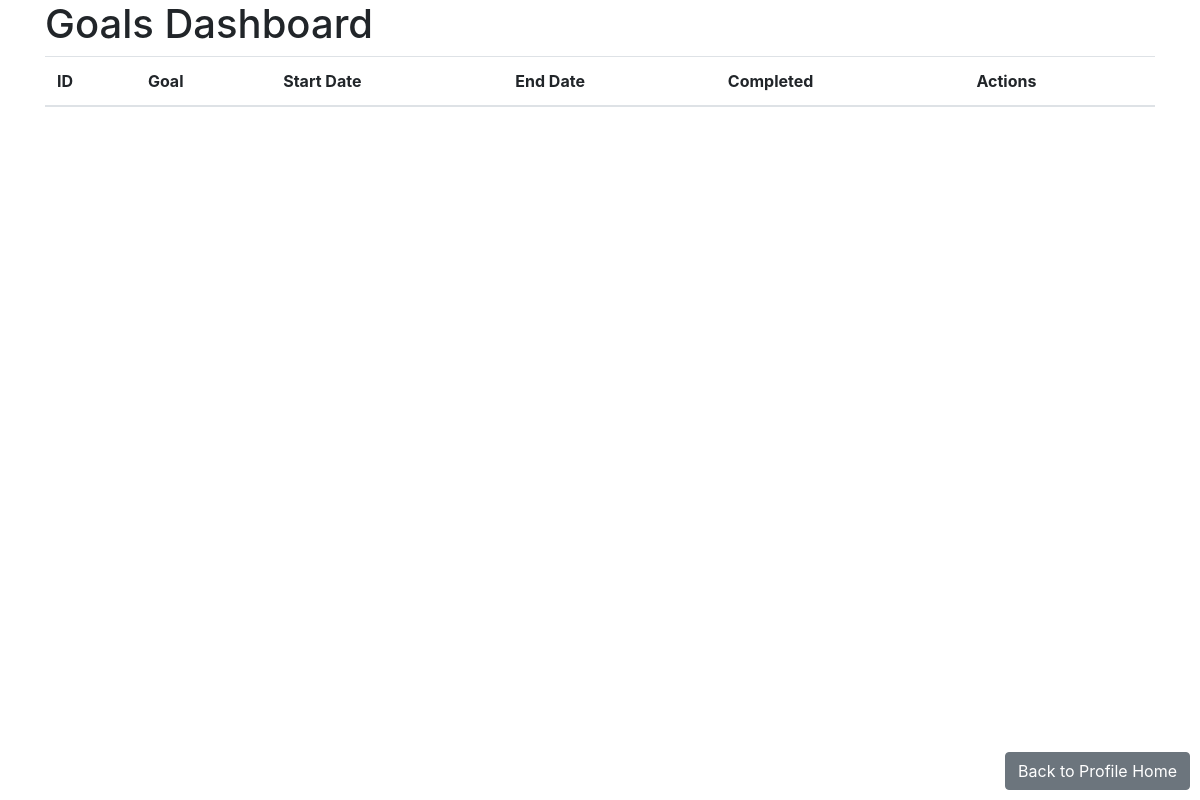
Page /goals/ (signed in) on the earlier database version.
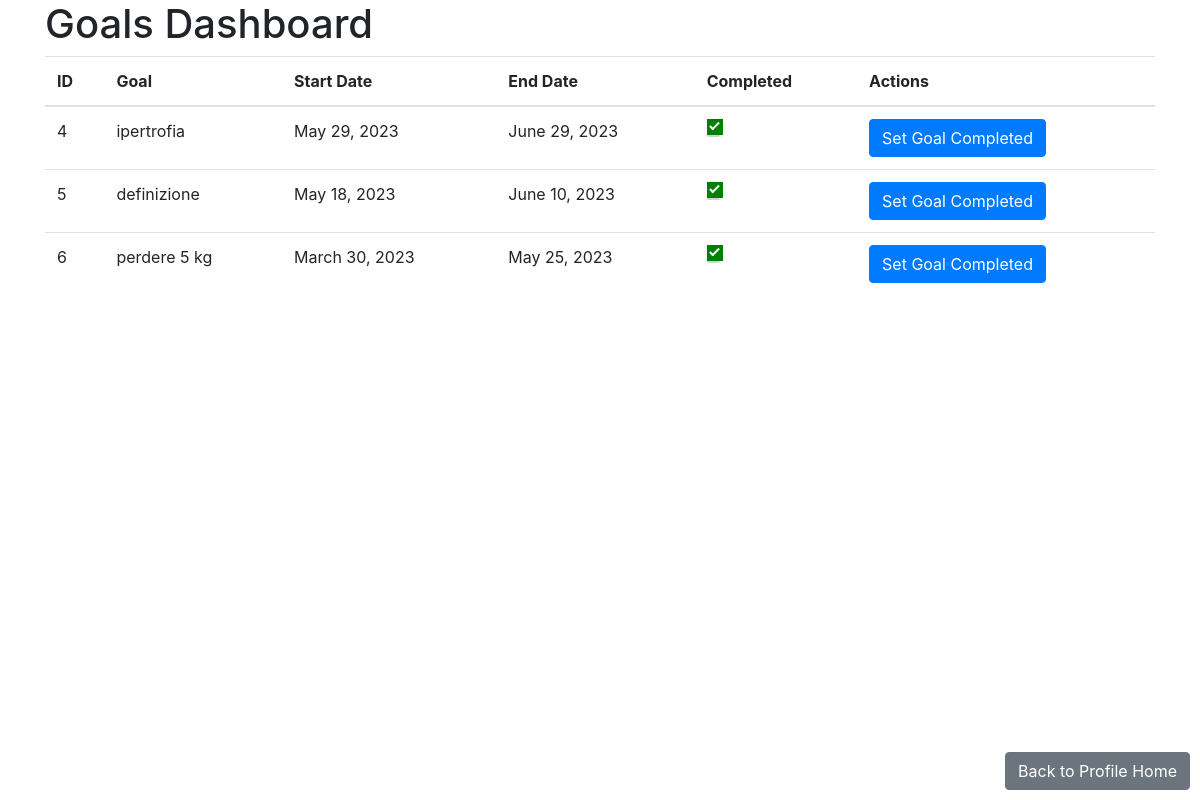
Same page on the later database version.
### goals/models.py (models this page shows)
class Goal(models.Model):
    user = models.ForeignKey('auth.User', on_delete=models.CASCADE)
    id=models.AutoField(primary_key=True)
    goal=models.CharField(max_length=100)
    start_date=models.DateField()
    end_date=models.DateField()
    completed=models.BooleanField(default=False)

### goals/views.py (the view)
# urls.py: path('', get_all_goals, name='goals'),
def get_all_goals(request):
    if(request.user.is_authenticated):
        if(request.method == 'GET'):
            user=request.user
            goals = Goal.objects.filter(user=user)
            context={
                'goals': goals
            }
            return render(request, 'goals.html', context)
    else :
        return redirect('login')

### templates/goals.html (shortened to what this page needs)
<!DOCTYPE html>
<html>
<head>
  <link rel="stylesheet" href="https://stackpath.bootstrapcdn.com/bootstrap/4.5.0/css/bootstrap.min.css">
</head>
<body>
  <div class="container">
    <h1>Goals Dashboard</h1>
    <table class="table">
      <thead>
        <tr>
          <th>ID</th>
          <th>Goal</th>
          <th>Start Date</th>
          <th>End Date</th>
          <th>Completed</th>
            <th>Actions</th>
        </tr>
      </thead>
      <tbody>
        {% for goal in goals %}
          <tr>
            <td>{{ goal.id }}</td>
            <td>{{ goal.goal }}</td>
            <td>{{ goal.start_date }}</td>
            <td>{{ goal.end_date }}</td>
            <td>
              <div class="checkmark-container">
                <span class="checkmark"></span>
              </div>
            </td>
            <td>
                <a href="{% url 'set_goal_completed' goal.id %}" class="btn btn-primary">Set Goal Completed</a>
            </td>
          </tr>
        {% endfor %}
      </tbody>
    </table>
    <a href="{% url 'profile_home' %}" class="btn btn-secondary back-btn">Back to Profile Home</a>
  </div>
</body>
</html>

### templates/goals.html (style rules this page uses)
.completed-checkbox:checked + .checkmark { background-color: green; }
.checkmark { position: absolute; top: 0; left: 0; width: 16px; height: 16px; background-color: #eee; }
.checkmark:after { content: ""; position: absolute; display: none; }
.completed-checkbox:checked + .checkmark:after { display: block; left: 5px; top: 1px; width: 5px; height: 10px; border: solid white; border-width: 0 2px 2px 0; transform: rotate(45deg); }
.back-btn { position: absolute; bottom: 10px; right: 10px; }
.checkmark-container { position: relative; display: inline-block; margin-right: 25px; }

Differences in the rows shown:
added Goal: id "4", goal "ipertrofia", start_date "May 29, 2023", end_date "June 29, 2023"
added Goal: id "5", goal "definizione", start_date "May 18, 2023", end_date "June 10, 2023"
added Goal: id "6", goal "perdere 5 kg", start_date "March 30, 2023", end_date "May 25, 2023"
